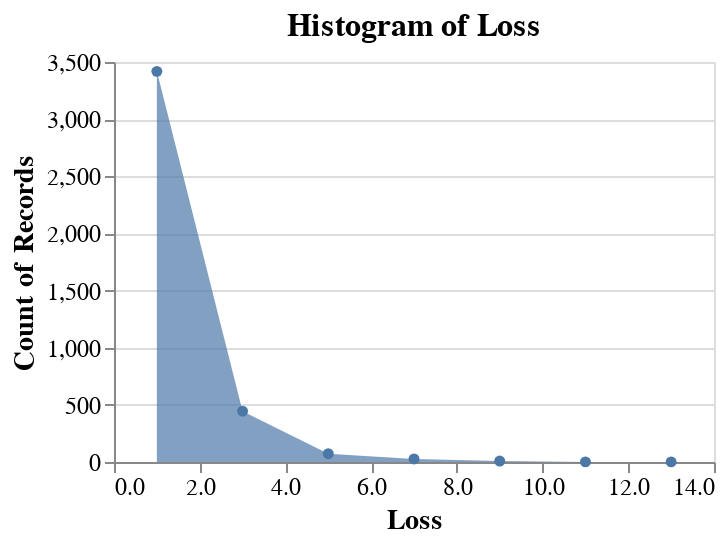

Notebook code cell kept with this figure:
### Code cell
alt.Chart(db.query('epoch > 400')).mark_area(point = True).encode(
    x=alt.X('loss:Q', bin=alt.Bin(maxbins=10), title='Loss'),
    y='count()'
).properties(
    title='Histogram of Loss',
    width=300,
    height=200
).configure_axis(
    labelFontSize=12,
    titleFontSize=14
).configure_title(
    fontSize=16
)

### Figure 1 — Vega-Lite specification as saved in the notebook (floating-point values rounded to 4 significant figures; data arrays with more than 128 entries replaced by an {"elided": "..."} marker saying what was removed)
{"config": {"view": {"continuousWidth": 300, "continuousHeight": 300}, "axis": {"labelFontSize": 12, "titleFontSize": 14}, "title": {"fontSize": 16}}, "data": {"name": "data-533992258b2472f7592a158b41f1e1e6"}, "mark": {"type": "area", "point": true}, "encoding": {"x": {"bin": {"maxbins": 10}, "field": "loss", "title": "Loss", "type": "quantitative"}, "y": {"aggregate": "count", "type": "quantitative"}}, "height": 200, "title": "Histogram of Loss", "width": 300, "$schema": "https://vega.github.io/schema/vega-lite/v5.17.0.json", "datasets": {"data-533992258b2472f7592a158b41f1e1e6": {"elided": "3973 records"}}}
